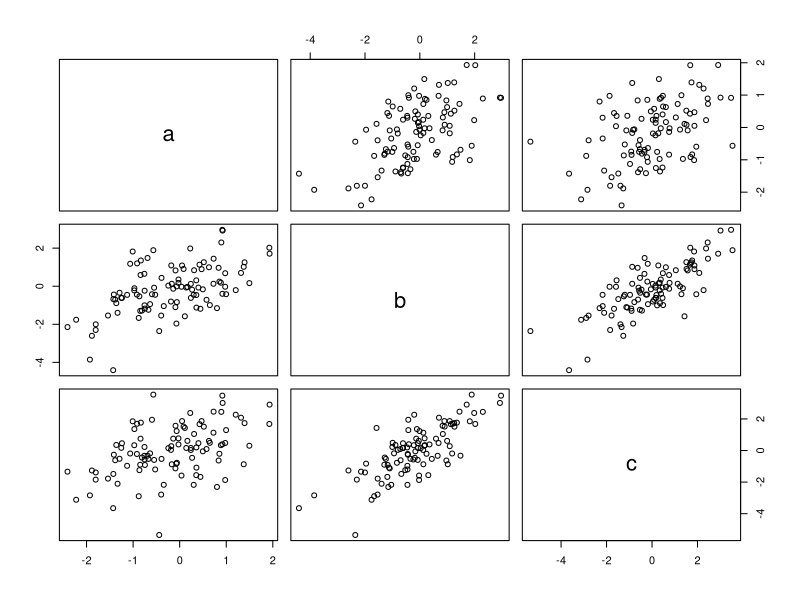

Here is the R script that generated this plot:
x1 = c(rnorm(100))
x2 = c(rnorm(100))
x3 = c(rnorm(100))


t = data.frame(
  a = x1,
  b = (x1+x2),
  c = (x1+x2+x3)
)

plot(t)

sapply(t, sd)